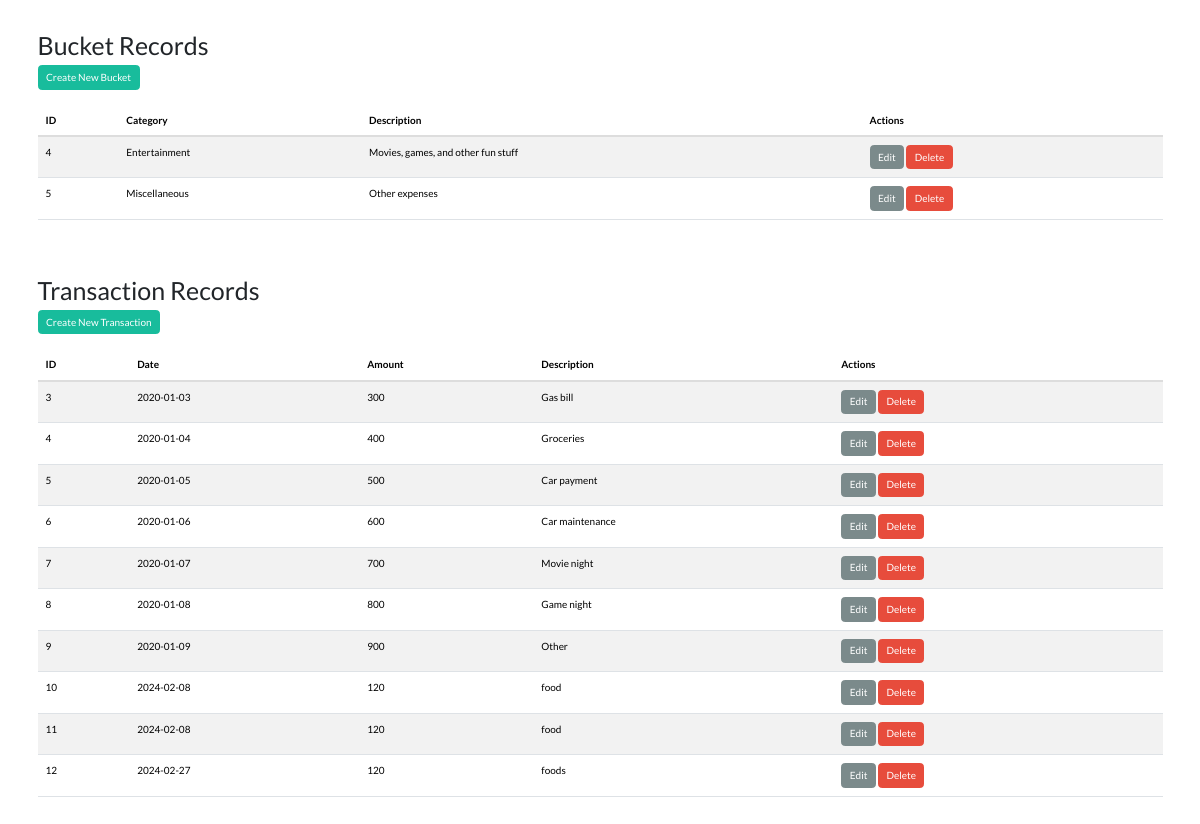
Before: /actions/display/display.php with the older database file.
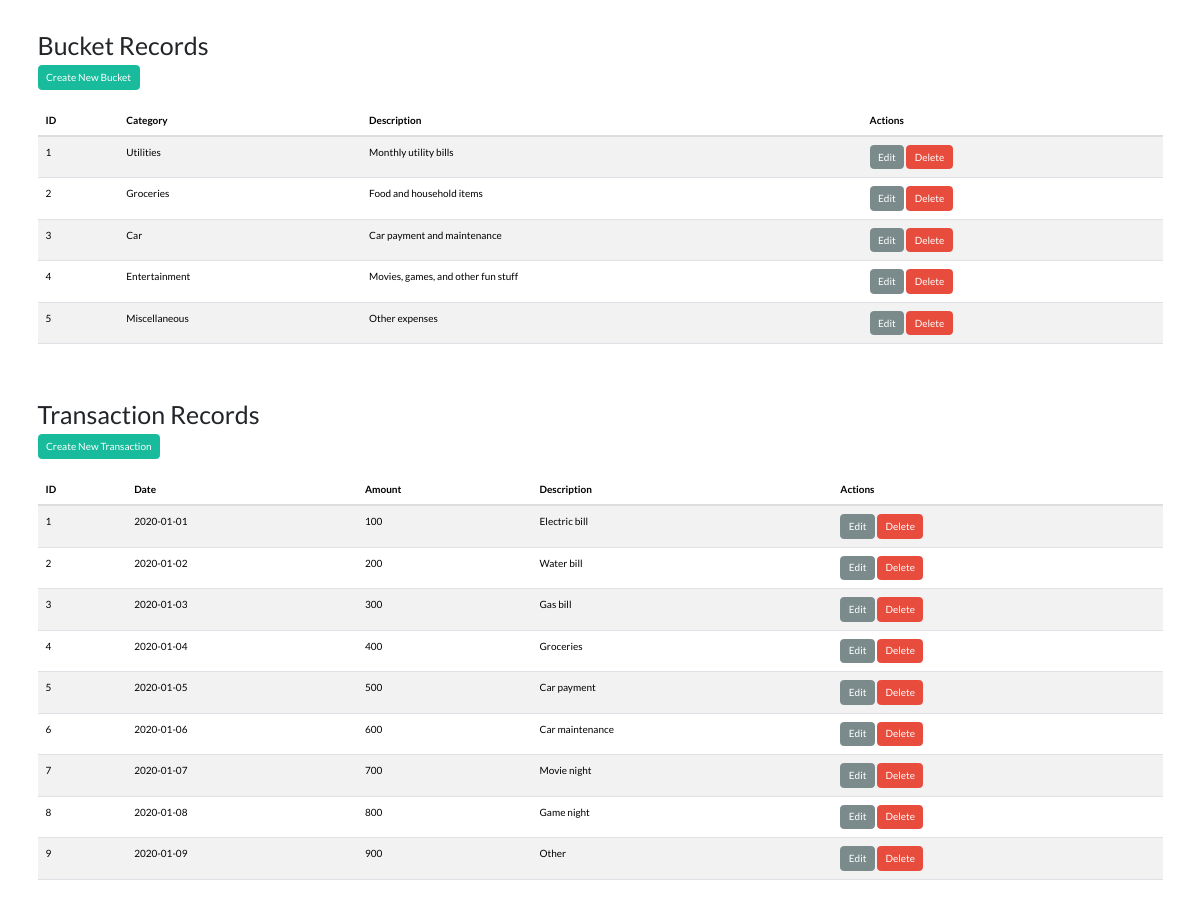
After: the same page with the newer database file.
### tables this page shows
CREATE TABLE buckets (
                id INTEGER PRIMARY KEY AUTOINCREMENT,
                category TEXT NOT NULL,
                description TEXT NOT NULL
            );

CREATE TABLE transactions (
                transaction_id INTEGER PRIMARY KEY AUTOINCREMENT,
                date TEXT,
                amount REAL,
                description TEXT,
                bucket_id INTEGER,
                FOREIGN KEY (bucket_id) REFERENCES buckets(id)
            );

### src/classes/Bucket.php (called while the page is built, shortened)
<?php
class Bucket {
    public static function fetchAll() {
        $db = Database::getConnection();
        $result = $db->query('SELECT * FROM buckets');
        $buckets = [];
        while ($row = $result->fetchArray(SQLITE3_ASSOC)) {
            $buckets[] = $row;
        }
        return $buckets;
    }
}
?>

### src/classes/Transaction.php (called while the page is built, shortened)
<?php
class Transaction {
    public static function fetchAll() {
        $db = Database::getConnection();
        $result = $db->query('SELECT * FROM transactions');
        $transactions = [];
        while ($row = $result->fetchArray(SQLITE3_ASSOC)) {
            $transactions[] = $row;
        }
        return $transactions;
    }
}
?>

### actions/display/display.php (the view, shortened to what this page needs)
<?php
include_once("../../inc_header.php");
require_once("../../src/classes/Bucket.php");
require_once("../../src/classes/Transaction.php");
$buckets = Bucket::fetchAll();
$transactions = Transaction::fetchAll();
echo "<h2>Bucket Records</h2>";
echo "<a href='/actions/create/create_bucket.php' class='btn btn-success'>Create New Bucket</a><br/><br/>";
if (!empty($buckets)) {
    echo "<table width='100%' class='table table-striped'>";
    echo "<thead>";
    echo "<tr>";
    echo "<th>ID</th>";
    echo "<th>Category</th>";
    echo "<th>Description</th>";
    echo "<th>Actions</th>";
    echo "</tr>";
    echo "</thead>";
    echo "<tbody>";
    foreach ($buckets as $bucket) {
        echo "<tr>";
        echo "<td>" . htmlspecialchars($bucket['id']) . "</td>";
        echo "<td>" . htmlspecialchars($bucket['category']) . "</td>";
        echo "<td>" . htmlspecialchars($bucket['description']) . "</td>";
        echo "<td>";
        echo "<a href='/actions/update/update_bucket.php?id=" . htmlspecialchars($bucket['id']) . "' class='btn btn-dark'>Edit</a> ";
        echo "<a href='/actions/delete/delete_bucket.php?id=" . htmlspecialchars($bucket['id']) . "' class='btn btn-danger'>Delete</a>";
        echo "</td>";
        echo "</tr>";
    }
    echo "</tbody>";
    echo "</table>";
} else {
    echo "<p>No bucket records found.</p>";
}
echo "<br/><br/><br/>";
echo "<h2>Transaction Records</h2>";
echo "<a href='/actions/create/create_transaction.php' class='btn btn-success'>Create New Transaction</a><br/><br/>";
if (!empty($transactions)) {
    echo "<table width='100%' class='table table-striped'>";
    echo "<thead>";
    echo "<tr>";
    echo "<th>ID</th>";
    echo "<th>Date</th>";
    echo "<th>Amount</th>";
    echo "<th>Description</th>";
    echo "<th>Actions</th>";
    echo "</tr>";
    echo "</thead>";
    echo "<tbody>";
    foreach ($transactions as $transaction) {
        echo "<tr>";
        echo "<td>" . htmlspecialchars($transaction['transaction_id']) . "</td>";
        echo "<td>" . htmlspecialchars($transaction['date']) . "</td>";
        echo "<td>" . htmlspecialchars($transaction['amount']) . "</td>";
        echo "<td>" . htmlspecialchars($transaction['description']) . "</td>";
        echo "<td>";
        echo "<a href='/actions/update/update_transaction.php?id=" . htmlspecialchars($transaction['transaction_id']) . "' class='btn btn-dark '>Edit</a> ";
        echo "<a href='/actions/delete/delete_transaction.php?id=" . htmlspecialchars($transaction['transaction_id']) . "' class='btn btn-danger '>Delete</a>";
        echo "</td>";
        echo "</tr>";
    }
    echo "</tbody>";
    echo "</table>";
} else {
    echo "<p>No transaction records found.</p>";
}
include_once("../../inc_footer.php");

### inc_header.php (shortened to what this page needs)
<!DOCTYPE html>
<html lang="en">
<head>
<link rel="stylesheet" href="https://maxcdn.bootstrapcdn.com/bootstrap/3.4.1/css/bootstrap.min.css">
<link href="https://cdn.jsdelivr.net/npm/bootswatch@5/dist/flatly/bootstrap.min.css" rel="stylesheet">
</head>
<body>
<div class="container">

### inc_footer.php (shortened to what this page needs)
</div>
</body>
</html>

Changed rows visible on the page:
removed transactions: transaction_id "10", date "2024-02-08", amount "120", description "food"
removed transactions: transaction_id "11", date "2024-02-08", amount "120", description "food"
removed transactions: transaction_id "12", date "2024-02-27", amount "120", description "foods"
added buckets: id "1", category "Utilities", description "Monthly utility bills"
added buckets: id "2", category "Groceries", description "Food and household items"
added buckets: id "3", category "Car", description "Car payment and maintenance"
added transactions: transaction_id "1", date "2020-01-01", amount "100", description "Electric bill"
added transactions: transaction_id "2", date "2020-01-02", amount "200", description "Water bill"
